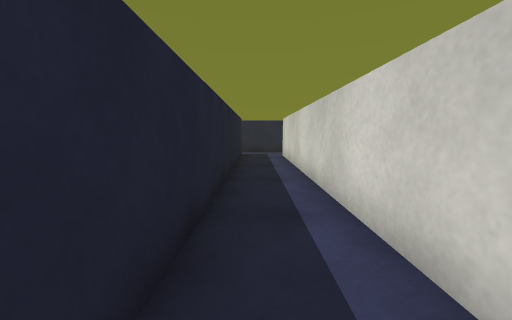
[1] (above)

21 first-person views from a walk through a Unity game level. The camera is 0.58 m above the floor, tilts 6° down and sees 90° across. The floor is counted in squares, 0.5 m on a side. Each view is taken from the middle of a square. On the plan, view 1 faces up. The plan holds only what a view shows up to about 12 squares ahead; the rest is blank. The place goes on beyond the plan. The player character is not drawn. Surface patterns are stand-ins for the level's own textures.

[2]
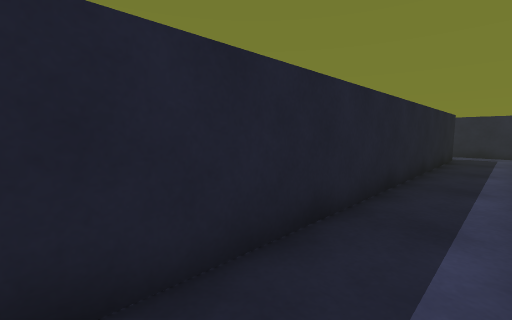

[3]
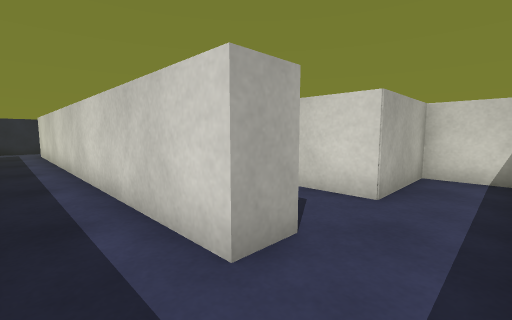

[4]
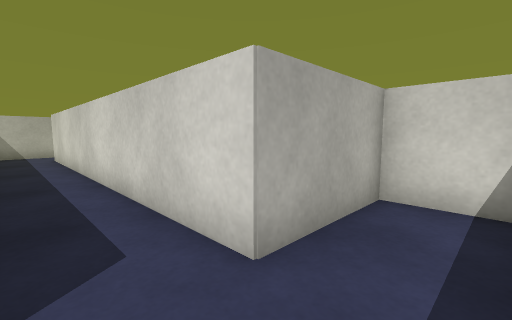

[5]
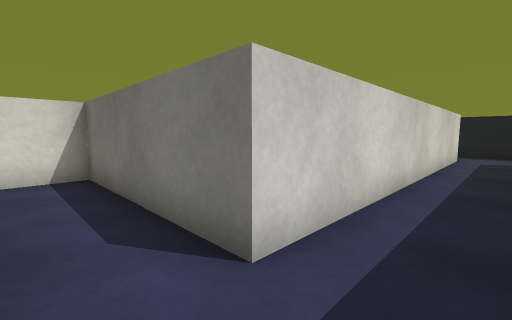

[6]
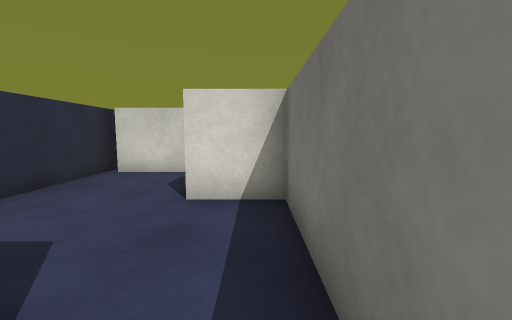

[7]
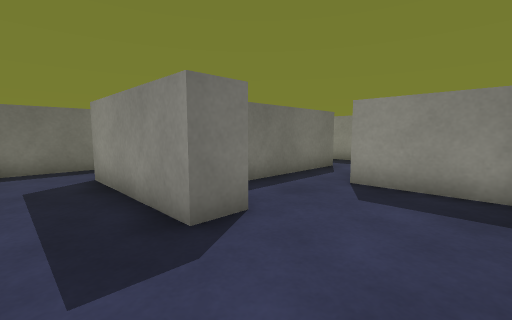

[8]
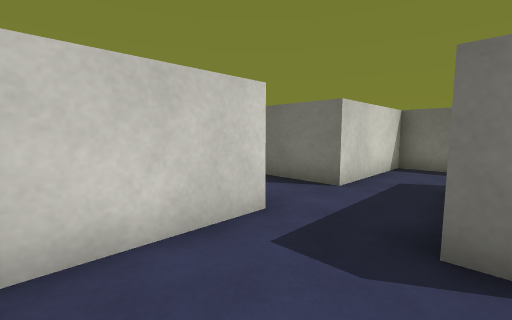

[9]
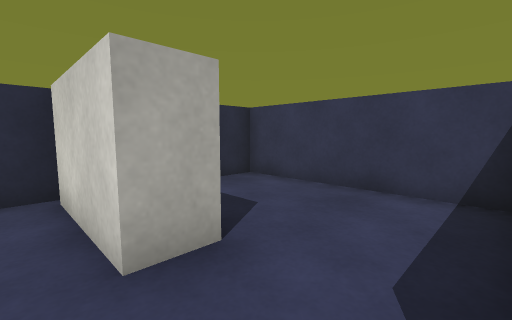

[10]
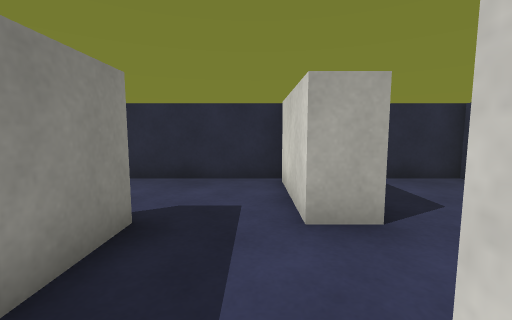

[11]
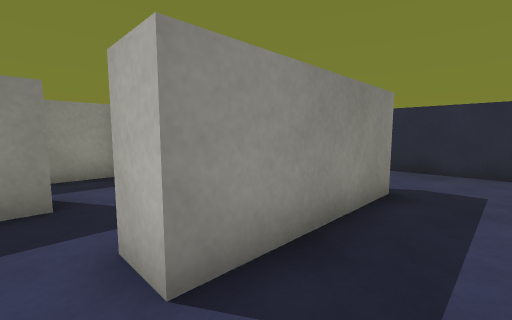

[12]
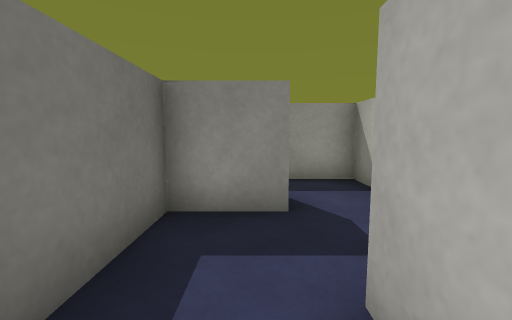

[13]
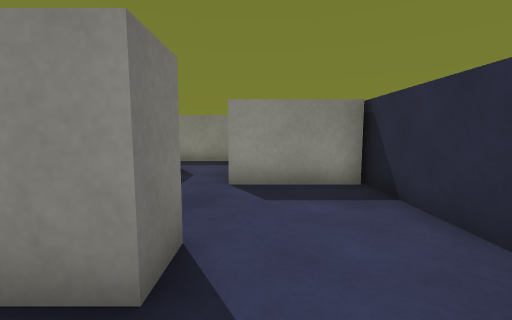

[14]
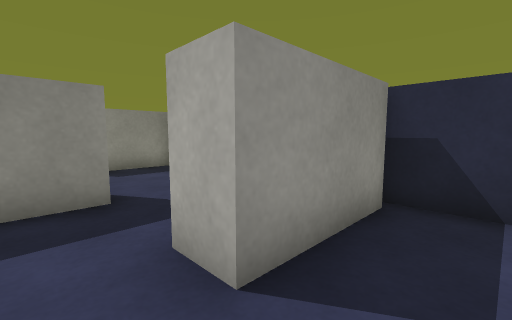

[15]
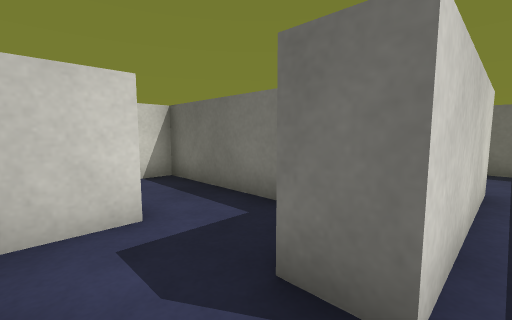

[16]
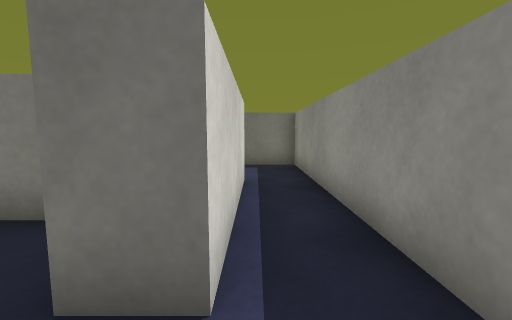

[17]
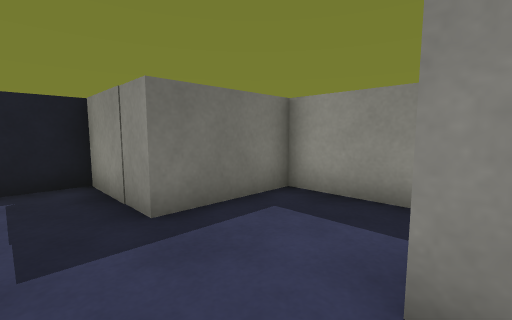

[18]
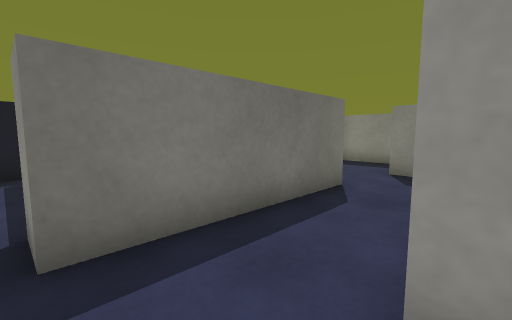

[19]
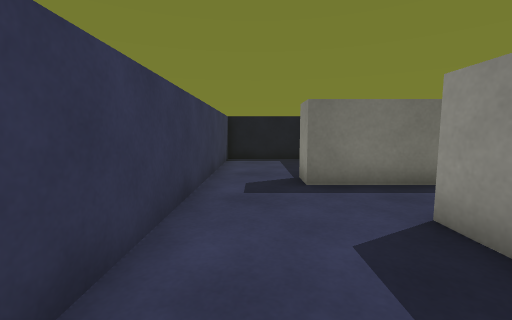

[20]
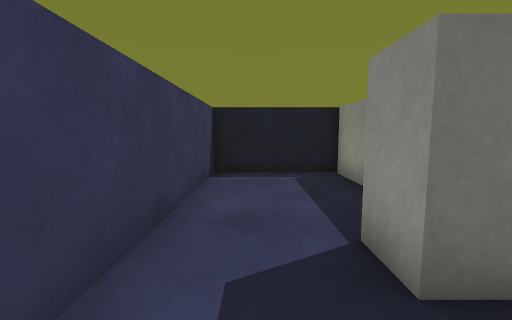

[21]
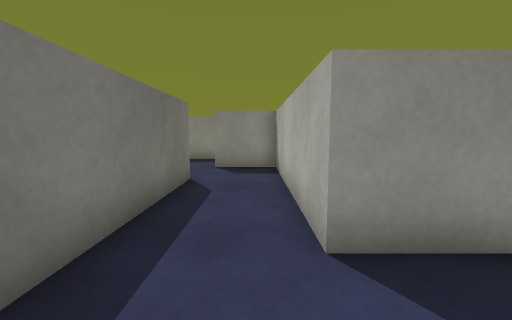

### Floor plan
Points are (right, up) in squares from view 1. A wall is a line through its corners. A room is listed if a view was taken in it or the views show most of it. See-through windows are left out.
Room 1 (views 1, 2, 3, 6, 7, 8, 9, 10, 11, 12, 13, 14)
walls: (4.6, 10.5) (10.4, 10.5) (10.4, 12.2) (11.4, 12.2) (11.4, 7.7) (10.4, 7.7); (10.5, 5.7) (13.6, 5.7) (13.6, 9.8) (15.9, 9.8); (1.1, 15.5) (-0.6, 15.5); (-0.7, 13.6) (-0.7, -0.1); (18.2, 9.9) (18.2, 15.5) (6.9, 15.5); (2.5, -1.4) (1.4, -1.4) (1.4, 12.8)
ways out: opening at (2, -2.5) to room 2; opening at (5.5, 11.5) to room 2; opening at (11, 7) to room 3; gap at (-1, 16)
objects: block (7, 13) to (7, 15); block (14, 12) to (15, 15)
Room 2 (views 4, 5)
walls: (7.8, -1.4) (4.6, -1.4) (4.6, 10.5); (2.9, -3.5) (4.6, -3.5); (8.5, -3.5) (10.1, -3.5); (2.4, 11.9) (2.4, 9.2); (4.8, 12.4) (3, 12.4)
ways out: opening at (2, -2.5) to room 1; opening at (5.5, 11.5) to room 1; opening at (9.5, -1) to room 4
objects: block (8, -3) to (9, -2)
Room 3 (views 15, 16)
walls: (6.6, 9.5) (5.6, 9.5) (5.6, 2.6); (10.4, 7.7) (10.4, 9.1); (7.3, 2.5) (7.3, 7.5) (8.3, 7.5) (8.3, 5.7) (10.5, 5.7)
ways out: opening at (11, 7) to room 1; opening at (6, 2) to room 4
Room 4 (views 17, 18, 19, 20, 21)
walls: (10.5, 2.3) (15.9, 2.3) (15.9, 1.2); (14.6, 6.5) (14.6, 4.7) (8.3, 4.7) (8.3, 2.5); (14.6, -1.5) (14.6, -3.5) (18.2, -3.5) (18.2, 6.9); (5.6, 2.6) (5.6, -0.4) (8.6, -0.4) (8.6, -1.2)
ways out: opening at (9.5, -1) to room 2; opening at (6, 2) to room 3

Where each view was taken, in squares from view 1:
view 1: 0 up, 0 right, facing up
view 2: 0 up, 1 right, facing up-left
view 3: 3 down, 0 right, facing up-right
view 4: 3 down, 3 right, facing up-right
view 5: 12 up, 3 right, facing down-right
view 6: 11 up, 6 right, facing right
view 7: 15 up, 13 right, facing down-left
view 8: 15 up, 11 right, facing down-right
view 9: 10 up, 13 right, facing up-right
view 10: 9 up, 13 right, facing up
view 11: 7 up, 13 right, facing up-left
view 12: 7 up, 12 right, facing left
view 13: 13 up, 13 right, facing left
view 14: 11 up, 16 right, facing up-left
view 15: 9 up, 7 right, facing down-right
view 16: 9 up, 7 right, facing down
view 17: 3 up, 10 right, facing down-left
view 18: 5 up, 16 right, facing down-left
view 19: 8 up, 17 right, facing down
view 20: 4 up, 17 right, facing down
view 21: 4 up, 17 right, facing left
